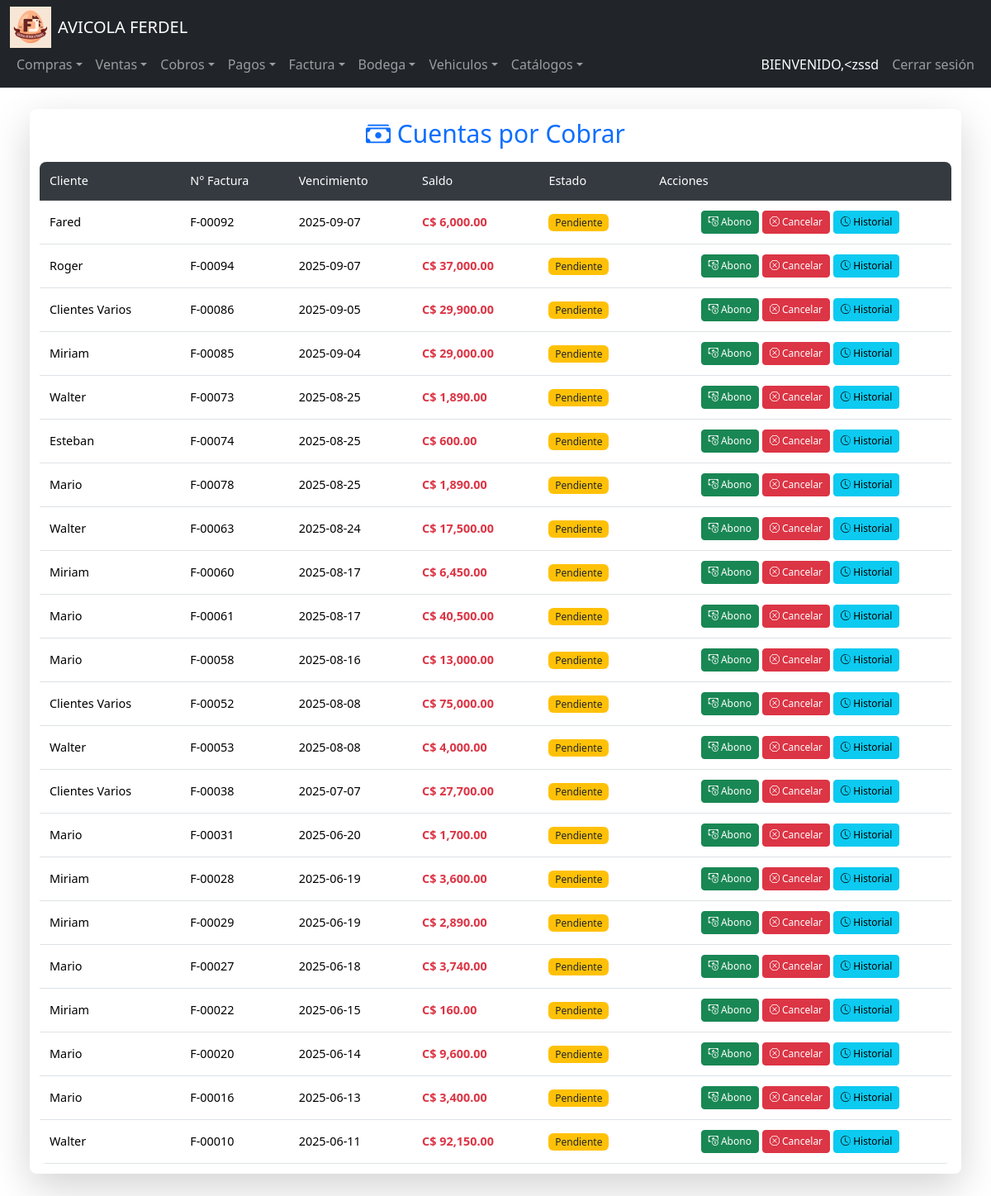
The page /cobros (signed in) on the database its author committed.
### tables this page shows
CREATE TABLE Usuarios (
    ID_Usuario INTEGER PRIMARY KEY AUTOINCREMENT,
    NombreUsuario TEXT UNIQUE NOT NULL,
    ContrasenaHash TEXT NOT NULL,
    Rol_ID INTEGER,
    Estado INTEGER,
    Fecha_Creacion DATE,
    FOREIGN KEY (Rol_ID) REFERENCES Roles(ID_Rol)
);

CREATE TABLE Detalle_Cuentas_Por_Cobrar (
    ID_Movimiento INTEGER PRIMARY KEY AUTOINCREMENT,
    Fecha DATE NOT NULL,
    ID_Cliente INTEGER NOT NULL,
    Num_Documento TEXT NOT NULL,
    Observacion TEXT,
    Fecha_Vencimiento DATE,
    Tipo_Movimiento INTEGER NOT NULL,
    Monto_Movimiento NUMERIC(12,2) NOT NULL,
    IVA NUMERIC(12,2) DEFAULT 0,
    Retencion NUMERIC(12,2) DEFAULT 0,
    ID_Empresa INTEGER NOT NULL, Saldo_Pendiente NUMERIC(12,2),
    FOREIGN KEY (ID_Cliente) REFERENCES Clientes(ID_Cliente),
    FOREIGN KEY (ID_Empresa) REFERENCES Empresa(ID_Empresa)
);

CREATE TABLE Clientes (
    ID_Cliente INTEGER PRIMARY KEY AUTOINCREMENT,
    Nombre TEXT NOT NULL,
    Telefono TEXT,
    Direccion TEXT,
    RUC_CEDULA TEXT
);

### app.py (the view)
@app.route("/cobros", methods=["GET"])
@login_required
def cobros():
    try:
        cliente_id = request.args.get('cliente_id', '')
        fecha_desde = request.args.get('fecha_desde', '')
        fecha_hasta = request.args.get('fecha_hasta', '')
        estado = request.args.get('estado', '')
        query = """
            SELECT dcc.ID_Movimiento, dcc.Num_Documento AS Factura,
                   c.Nombre AS Cliente, c.ID_Cliente,
                   dcc.Monto_Movimiento AS Saldo,
                   dcc.Fecha, dcc.Fecha_Vencimiento
            FROM Detalle_Cuentas_Por_Cobrar dcc
            JOIN Clientes c ON dcc.ID_Cliente = c.ID_Cliente
            WHERE dcc.Monto_Movimiento > 0
        """
        params = []
        if cliente_id:
            query += " AND c.ID_Cliente = ?"
            params.append(cliente_id)
        if fecha_desde:
            query += " AND dcc.Fecha >= ?"
            params.append(fecha_desde)
        if fecha_hasta:
            query += " AND dcc.Fecha <= ?"
            params.append(fecha_hasta)
        if estado == 'vencido':
            query += " AND dcc.Fecha_Vencimiento < date('now')"
        elif estado == 'pendiente':
            query += " AND (dcc.Fecha_Vencimiento >= date('now') OR dcc.Fecha_Vencimiento IS NULL)"
        query += " ORDER BY dcc.Fecha_Vencimiento DESC"
        cuentas = db.execute(query, *params)
        clientes = db.execute("SELECT ID_Cliente, Nombre FROM Clientes ORDER BY Nombre")
        return render_template("cobros.html",
                            cuentas=cuentas,
                            clientes=clientes,
                            filtros={
                                'cliente_id': cliente_id,
                                'fecha_desde': fecha_desde,
                                'fecha_hasta': fecha_hasta,
                                'estado': estado
                            })
    except Exception as e:
        flash(f"❌ Error al cargar los cobros: {e}", "danger")
        return redirect(url_for("home"))

### app.py (called while the page is built)
@login_manager.user_loader
def load_user(user_id):
    user_data = db.execute("SELECT * FROM Usuarios WHERE ID_Usuario = ?", user_id)
    if len(user_data) == 1:
        return User(user_data[0]["ID_Usuario"], user_data[0]["NombreUsuario"])
    return None

@app.after_request
def after_request(response):
    response.headers["Cache-Control"] = "no-cache, no-store, must-revalidate"
    response.headers["Expires"] = 0
    response.headers["Pragma"] = "no-cache"
    return response

### Templates/cobros.html (shortened to what this page needs)
{% extends "layout.html" %}
{% block main %}
<div class="container-fluid my-3">
    <div class="card shadow-lg">
        <div class="card-body">
            <h2 class="text-center mb-3 text-primary">
                <i class="bi bi-cash-stack"></i> Cuentas por Cobrar
            </h2>
            <div class="table-responsive">
                <table class="table table-hover align-middle">
                    <thead class="table-dark">
                        <tr>
                            <th class="d-none d-md-table-cell" data-label="Cliente">Cliente</th>
                            <th data-label="Factura">N° Factura</th>
                            <th class="d-none d-sm-table-cell" data-label="Vencimiento">Vencimiento</th>
                            <th data-label="Saldo">Saldo</th>
                            <th data-label="Estado">Estado</th>
                            <th data-label="Acciones">Acciones</th>
                        </tr>
                    </thead>
                    <tbody>
                        {% for cuenta in cuentas %}
                        <tr>
                            <td class="d-none d-md-table-cell" data-label="Cliente">{{ cuenta.Cliente }}</td>
                            <td data-label="Factura">{{ cuenta.Factura }}</td>
                            <td class="d-none d-sm-table-cell" data-label="Vencimiento">{{ cuenta.Fecha_Vencimiento }}</td>
                            <td data-label="Saldo">
                                <span class="{% if cuenta.Saldo > 0 %}text-danger fw-bold{% else %}text-success fw-bold{% endif %}">
                                    {{'C$ ' ~ "{:,.2f}".format(cuenta.Saldo)}}
                                </span>
                            </td>
                            <td data-label="Estado">
                                {% if cuenta.Saldo > 0 %}
                                    <span class="badge bg-warning text-dark">Pendiente</span>
                                {% else %}
                                    <span class="badge bg-success">Pagado</span>
                                {% endif %}
                            </td>
                            <td data-label="Acciones">
                                <div class="d-flex flex-wrap gap-1 justify-content-center">
                                    {% if cuenta.Saldo > 0 %}
                                        <a href="{{ url_for('registrar_cobro', id_movimiento=cuenta.ID_Movimiento) }}"
                                           class="btn btn-success btn-sm"
                                           data-bs-toggle="tooltip"
                                           title="Registrar cobro">
                                            <i class="bi bi-cash-coin d-none d-md-inline"></i> Abono
                                        </a>
                                        <a href="{{ url_for('historial_pagos', id_movimiento=cuenta.ID_Movimiento) }}"
                                           class="btn btn-danger btn-sm"
                                           onclick="return confirm('¿Estás seguro que quieres cancelar esta deuda manualmente?');"
                                           data-bs-toggle="tooltip"
                                           title="Cancelar deuda">
                                            <i class="bi bi-x-octagon d-none d-md-inline"></i> Cancelar
                                        </a>
                                    {% else %}
                                        <span class="text-muted small d-none d-md-inline">Pago completo</span>
                                    {% endif %}
                                    <a href="{{ url_for('historial_pagos',  id_movimiento=cuenta.ID_Movimiento) }}"
                                       class="btn btn-info btn-sm"
                                       data-bs-toggle="tooltip"
                                       title="Historial de pagos">
                                        <i class="bi bi-clock-history d-none d-md-inline"></i> Historial
                                    </a>
                                </div>
                            </td>
                        </tr>
                        {% else %}
                        <tr>
                            <td colspan="6" class="text-center">No hay cuentas por cobrar registradas.</td>
                        </tr>
                        {% endfor %}
                    </tbody>
                </table>
            </div>
        </div>
    </div>
</div>
{% endblock %}

### Templates/layout.html (shortened to what this page needs)
<!DOCTYPE html>
<html lang="es">
<head>
    <link href="https://cdn.jsdelivr.net/npm/bootstrap@5.3.3/dist/css/bootstrap.min.css" rel="stylesheet"
>
    <link rel="stylesheet" href="https://cdn.jsdelivr.net/npm/bootstrap-icons@1.11.1/font/bootstrap-icons.css">
    <link rel="stylesheet" href="{{ url_for('static', filename='styles.css') }}">
</head>
<body>
    <nav class="navbar navbar-expand-lg navbar-dark bg-dark border-bottom fixed-top">
        <div class="container-fluid">
            <div class="navbar-container">
                <div class="navbar-brand-container">
                    <img src="{{ url_for('static', filename='logoFerdel_web.png') }}"
                         alt="Logo de Ferdel"
                         width="50"
                         height="50"
                         class="img-fluid d-none d-sm-block">
                    <a class="navbar-brand" href="/">AVICOLA FERDEL</a>
                </div>
                <div class="collapse navbar-collapse navbar-menu" id="navbarNav">
                    {% if current_user.is_authenticated %}
                    <ul class="navbar-nav me-auto">
                        <li class="nav-item dropdown">
                            <a class="nav-link dropdown-toggle" href="#" id="comprasDropdown" role="button"
                               data-bs-toggle="dropdown" aria-expanded="false">
                                <span>Compras</span>
                            </a>
                        </li>
                        <li class="nav-item dropdown">
                            <a class="nav-link dropdown-toggle" href="#" id="ventasDropdown" role="button"
                               data-bs-toggle="dropdown" aria-expanded="false">
                                <span>Ventas</span>
                            </a>
                        </li>
                        <li class="nav-item dropdown">
                            <a class="nav-link dropdown-toggle" href="#" id="cobrosDropdown" role="button"
                               data-bs-toggle="dropdown" aria-expanded="false">
                                <span>Cobros</span>
                            </a>
                        </li>
                        <li class="nav-item dropdown">
                            <a class="nav-link dropdown-toggle" href="#" id="pagosDropdown" role="button"
                               data-bs-toggle="dropdown" aria-expanded="false">
                                <span>Pagos</span>
                            </a>
                        </li>
                        <li class="nav-item dropdown">
                            <a class="nav-link dropdown-toggle" href="#" id="facturaDropdown" role="button"
                               data-bs-toggle="dropdown" aria-expanded="false">
                                <span>Factura</span>
                            </a>
                        </li>
                        <li class="nav-item dropdown">
                            <a class="nav-link dropdown-toggle" href="#" id="bodegaDropdown" role="button"
                               data-bs-toggle="dropdown" aria-expanded="false">
                                <span>Bodega</span>
                            </a>
                        </li>
                        <li class="nav-item dropdown">
                            <a class="nav-link dropdown-toggle" href="#" id="vehiculosDropdown" role="button"
                               data-bs-toggle="dropdown" aria-expanded="false">
                                <span>Vehiculos</span>
                            </a>
                        </li>
                        <li class="nav-item dropdown">
                            <a class="nav-link dropdown-toggle" href="#" id="CatalogosDropdown" role="button"
                               data-bs-toggle="dropdown" aria-expanded="false">
                                <span>Catálogos</span>
                            </a>
                        </li>
                    </ul>
                    <ul class="navbar-nav">
                        <li class="nav-item">
                            <span class="nav-link text-white">
                                <span class="d-none d-md-inline">BIENVENIDO, </span>
                                {{ current_user.username }}
                            </span>
                        </li>
                        <li class="nav-item">
                            <a class="nav-link" href="/logout">
                                <span class="d-none d-sm-inline">Cerrar sesión</span>
                            </a>
                        </li>
                    </ul>
                    {% endif %}
                </div>
            </div>
        </div>
    </nav>
    <main class="container-fluid py-3">
        <div class="row justify-content-center">
            <div class="col-12 col-xxl-10">
                {% block main %}
                {% endblock %}
            </div>
        </div>
    </main>
</body>
</html>

### static/styles.css (style rules this page uses)
:root { --navbar-height-lg: 80px; --navbar-height-sm: 100px; --mobile-breakpoint: 576px; --tablet-breakpoint: 768px; --desktop-breakpoint: 992px; --navbar-bg: #212529; --dropdown-bg: rgba(52, 58, 64, 0.95); }
body { min-height: 100vh; display: flex; flex-direction: column; font-size: 1rem; }
main { padding-top: var(--navbar-height-lg); flex: 1; }
.navbar { height: auto; min-height: var(--navbar-height-lg); }
.navbar-container { display: flex; flex-wrap: wrap; align-items: center; justify-content: space-between; width: 100%; }
.navbar-brand-container { display: flex; align-items: center; flex-shrink: 0; }
.navbar-brand { white-space: nowrap; overflow: hidden; text-overflow: ellipsis; max-width: 200px; margin-left: 0.5rem; }
.navbar-menu { flex-grow: 1; display: flex; justify-content: space-between; }
.dropdown-item, .nav-link { padding: 0.5rem 1rem; display: flex; align-items: center; }
.navbar-collapse { transition: all 0.3s ease; }
.dropdown-toggle::after { display: inline-block; margin-left: 0.255em; vertical-align: 0.255em; content: ""; border-top: 0.3em solid; border-right: 0.3em solid transparent; border-bottom: 0; border-left: 0.3em solid transparent; }

### Templates/layout.html (style rules this page uses)
:root { --navbar-height: 56px; }
body { padding-top: calc(var(--navbar-height) + 20px); min-height: 100vh; display: flex; flex-direction: column; }
.fixed-top { position: fixed; top: 0; right: 0; left: 0; z-index: 1030; }
main { flex: 1; padding-top: 1rem; }

### Templates/cobros.html (style rules this page uses)
:root { --card-max-width: 1200px; --card-padding-lg: 1.5rem; --card-padding-md: 1rem; --card-padding-sm: 0.75rem; --navbar-height-lg: 80px; --navbar-height-sm: 100px; --content-top-margin: 1rem; }
.container-fluid.my-3 { max-width: var(--card-max-width); margin: var(--content-top-margin) auto; padding: var(--card-padding-sm); margin-top: calc(var(--navbar-height-lg) + var(--content-top-margin)); }
.card { border-radius: 0.5rem; box-shadow: 0 0.125rem 0.5rem rgba(0, 0, 0, 0.1); border: none; }
.card-body { padding: var(--card-padding-sm); }
h2 { font-size: clamp(1.5rem, 2.5vw, 2rem); margin-bottom: 1rem; }
.table-responsive { border-radius: 0.5rem; overflow: hidden; }
.table { margin-bottom: 0; width: 100%; font-size: clamp(0.85rem, 1.2vw, 1rem); }
.table thead th { background-color: #343a40; color: white; font-weight: 500; padding: 0.75rem; vertical-align: middle; }
.table tbody td { padding: 0.75rem; vertical-align: middle; }
.badge { font-size: clamp(0.75rem, 1vw, 0.85rem); padding: 0.35em 0.65em; font-weight: 500; }
.btn-sm { padding: 0.25rem 0.5rem; font-size: clamp(0.75rem, 1vw, 0.85rem); white-space: nowrap; }
@media (min-width: 993px) { .container-fluid.my-3 { padding: var(--card-padding-lg); } }
@media (min-width: 993px) { .table tbody td .d-flex { gap: 0.5rem; } }

### rows shown on the page
Usuarios: username "<zssd"
Detalle_Cuentas_Por_Cobrar: Cliente "Fared", Factura "F-00092", Fecha_Vencimiento "2025-09-07", Monto_Movimiento "C$ 6,000.00", shows "Pendiente"
Detalle_Cuentas_Por_Cobrar: Cliente "Roger", Factura "F-00094", Fecha_Vencimiento "2025-09-07", Monto_Movimiento "C$ 37,000.00", shows "Pendiente"
Detalle_Cuentas_Por_Cobrar: Cliente "Clientes Varios", Factura "F-00086", Fecha_Vencimiento "2025-09-05", Monto_Movimiento "C$ 29,900.00", shows "Pendiente"
Detalle_Cuentas_Por_Cobrar: Cliente "Miriam", Factura "F-00085", Fecha_Vencimiento "2025-09-04", Monto_Movimiento "C$ 29,000.00", shows "Pendiente"
Detalle_Cuentas_Por_Cobrar: Cliente "Walter", Factura "F-00073", Fecha_Vencimiento "2025-08-25", Monto_Movimiento "C$ 1,890.00", shows "Pendiente"
Detalle_Cuentas_Por_Cobrar: Cliente "Esteban", Factura "F-00074", Fecha_Vencimiento "2025-08-25", Monto_Movimiento "C$ 600.00", shows "Pendiente"
Detalle_Cuentas_Por_Cobrar: Cliente "Mario", Factura "F-00078", Fecha_Vencimiento "2025-08-25", Monto_Movimiento "C$ 1,890.00", shows "Pendiente"
Detalle_Cuentas_Por_Cobrar: Cliente "Walter", Factura "F-00063", Fecha_Vencimiento "2025-08-24", Monto_Movimiento "C$ 17,500.00", shows "Pendiente"
Detalle_Cuentas_Por_Cobrar: Cliente "Miriam", Factura "F-00060", Fecha_Vencimiento "2025-08-17", Monto_Movimiento "C$ 6,450.00", shows "Pendiente"
Detalle_Cuentas_Por_Cobrar: Cliente "Mario", Factura "F-00061", Fecha_Vencimiento "2025-08-17", Monto_Movimiento "C$ 40,500.00", shows "Pendiente"
Detalle_Cuentas_Por_Cobrar: Cliente "Mario", Factura "F-00058", Fecha_Vencimiento "2025-08-16", Monto_Movimiento "C$ 13,000.00", shows "Pendiente"
Detalle_Cuentas_Por_Cobrar: Cliente "Clientes Varios", Factura "F-00052", Fecha_Vencimiento "2025-08-08", Monto_Movimiento "C$ 75,000.00", shows "Pendiente"
Detalle_Cuentas_Por_Cobrar: Cliente "Walter", Factura "F-00053", Fecha_Vencimiento "2025-08-08", Monto_Movimiento "C$ 4,000.00", shows "Pendiente"
Detalle_Cuentas_Por_Cobrar: Cliente "Clientes Varios", Factura "F-00038", Fecha_Vencimiento "2025-07-07", Monto_Movimiento "C$ 27,700.00", shows "Pendiente"
Detalle_Cuentas_Por_Cobrar: Cliente "Mario", Factura "F-00031", Fecha_Vencimiento "2025-06-20", Monto_Movimiento "C$ 1,700.00", shows "Pendiente"
Detalle_Cuentas_Por_Cobrar: Cliente "Miriam", Factura "F-00028", Fecha_Vencimiento "2025-06-19", Monto_Movimiento "C$ 3,600.00", shows "Pendiente"
Detalle_Cuentas_Por_Cobrar: Cliente "Miriam", Factura "F-00029", Fecha_Vencimiento "2025-06-19", Monto_Movimiento "C$ 2,890.00", shows "Pendiente"
Detalle_Cuentas_Por_Cobrar: Cliente "Mario", Factura "F-00027", Fecha_Vencimiento "2025-06-18", Monto_Movimiento "C$ 3,740.00", shows "Pendiente"
Detalle_Cuentas_Por_Cobrar: Cliente "Miriam", Factura "F-00022", Fecha_Vencimiento "2025-06-15", Monto_Movimiento "C$ 160.00", shows "Pendiente"
Detalle_Cuentas_Por_Cobrar: Cliente "Mario", Factura "F-00020", Fecha_Vencimiento "2025-06-14", Monto_Movimiento "C$ 9,600.00", shows "Pendiente"
Detalle_Cuentas_Por_Cobrar: Cliente "Mario", Factura "F-00016", Fecha_Vencimiento "2025-06-13", Monto_Movimiento "C$ 3,400.00", shows "Pendiente"
Detalle_Cuentas_Por_Cobrar: Cliente "Walter", Factura "F-00010", Fecha_Vencimiento "2025-06-11", Monto_Movimiento "C$ 92,150.00", shows "Pendiente"
